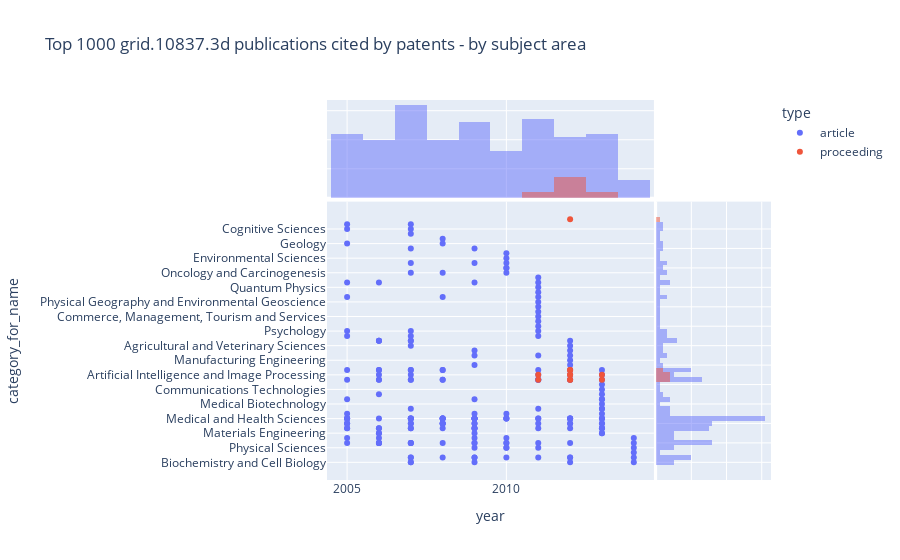

The cell this chart's notebook holds for it:
### Code cell
px.scatter(pubs_categories_cited, x="year", y="category_for_name", color="type", 
           hover_name="title", 
           hover_data=["doi", "year", "journal.title"],
           height=800,
           marginal_x="histogram", marginal_y="histogram", 
           title=f"Top {THRESHOLD_PUBS} {GRIDID} publications cited by patents - by subject area")

### Figure 1 — Plotly figure (JSON) as saved in the notebook; plotly's stock layout.template omitted (floating-point values rounded to 4 significant figures; data arrays with more than 128 entries replaced by an {"elided": "..."} marker saying what was removed)
{"data": [{"customdata": {"elided": "212x3 mixed values"}, "hovertemplate": "<b>%{hovertext}</b><br><br>type=article<br>year=%{customdata[1]}<br>category_for_name=%{y}<br>doi=%{customdata[0]}<br>journal.title=%{customdata[2]}<extra></extra>", "hovertext": {"elided": "212 str values"}, "legendgroup": "article", "marker": {"color": "#636efa", "symbol": "circle"}, "mode": "markers", "name": "article", "showlegend": true, "type": "scatter", "x": {"elided": "212 int values"}, "xaxis": "x", "y": {"elided": "212 str values"}, "yaxis": "y"}, {"alignmentgroup": "True", "bingroup": "x", "hovertemplate": "type=article<br>year=%{x}<br>count=%{y}<extra></extra>", "legendgroup": "article", "marker": {"color": "#636efa"}, "name": "article", "offsetgroup": "article", "opacity": 0.5, "showlegend": false, "type": "histogram", "x": {"elided": "212 int values"}, "xaxis": "x3", "yaxis": "y3"}, {"alignmentgroup": "True", "bingroup": "y", "hovertemplate": "type=article<br>category_for_name=%{y}<br>count=%{x}<extra></extra>", "legendgroup": "article", "marker": {"color": "#636efa"}, "name": "article", "offsetgroup": "article", "opacity": 0.5, "showlegend": false, "type": "histogram", "xaxis": "x2", "y": {"elided": "212 str values"}, "yaxis": "y2"}, {"customdata": [["10.1145/2429069.2429119", 2013, "ACM SIGPLAN Notices"], ["10.1145/2429069.2429119", 2013, "ACM SIGPLAN Notices"], ["10.1109/icws.2012.16", 2012, null], ["10.1109/icws.2012.16", 2012, null], ["10.1109/icws.2012.16", 2012, null], ["10.1109/icws.2012.16", 2012, null], ["10.1145/2396761.2398433", 2012, null], ["10.1145/2396761.2398433", 2012, null], ["10.1145/2396761.2398433", 2012, null], ["10.1145/1978942.1979436", 2011, null], ["10.1145/1978942.1979436", 2011, null]], "hovertemplate": "<b>%{hovertext}</b><br><br>type=proceeding<br>year=%{customdata[1]}<br>category_for_name=%{y}<br>doi=%{customdata[0]}<br>journal.title=%{customdata[2]}<extra></extra>", "hovertext": ["A model-learner pattern for bayesian reasoning", "A model-learner pattern for bayesian reasoning", "Linked Context: A Linked Data Approach to Personalised Service Provisioning", "Linked Context: A Linked Data Approach to Personalised Service Provisioning", "Linked Context: A Linked Data Approach to Personalised Service Provisioning", "Linked Context: A Linked Data Approach to Personalised Service Provisioning", "Improving bag-of-visual-words model with spatial-temporal correlation for video retrieval", "Improving bag-of-visual-words model with spatial-temporal correlation for video retrieval", "Improving bag-of-visual-words model with spatial-temporal correlation for video retrieval", "Exploring the potential for touchless interaction in image-guided interventional radiology", "Exploring the potential for touchless interaction in image-guided interventional radiology"], "legendgroup": "proceeding", "marker": {"color": "#EF553B", "symbol": "circle"}, "mode": "markers", "name": "proceeding", "showlegend": true, "type": "scatter", "x": [2013, 2013, 2012, 2012, 2012, 2012, 2012, 2012, 2012, 2011, 2011], "xaxis": "x", "y": [" Information and Computing Sciences", " Artificial Intelligence and Image Processing", " Information and Computing Sciences", " Artificial Intelligence and Image Processing", " Computer Software", " Information Systems", " Information and Computing Sciences", " Artificial Intelligence and Image Processing", " Information Systems", " Information and Computing Sciences", " Artificial Intelligence and Image Processing"], "yaxis": "y"}, {"alignmentgroup": "True", "bingroup": "x", "hovertemplate": "type=proceeding<br>year=%{x}<br>count=%{y}<extra></extra>", "legendgroup": "proceeding", "marker": {"color": "#EF553B"}, "name": "proceeding", "offsetgroup": "proceeding", "opacity": 0.5, "showlegend": false, "type": "histogram", "x": [2013, 2013, 2012, 2012, 2012, 2012, 2012, 2012, 2012, 2011, 2011], "xaxis": "x3", "yaxis": "y3"}, {"alignmentgroup": "True", "bingroup": "y", "hovertemplate": "type=proceeding<br>category_for_name=%{y}<br>count=%{x}<extra></extra>", "legendgroup": "proceeding", "marker": {"color": "#EF553B"}, "name": "proceeding", "offsetgroup": "proceeding", "opacity": 0.5, "showlegend": false, "type": "histogram", "xaxis": "x2", "y": [" Information and Computing Sciences", " Artificial Intelligence and Image Processing", " Information and Computing Sciences", " Artificial Intelligence and Image Processing", " Computer Software", " Information Systems", " Information and Computing Sciences", " Artificial Intelligence and Image Processing", " Information Systems", " Information and Computing Sciences", " Artificial Intelligence and Image Processing"], "yaxis": "y2"}], "layout": {"autosize": true, "barmode": "overlay", "legend": {"title": {"text": "type"}, "tracegroupgap": 0}, "title": {"text": "Top 1000 grid.10837.3d publications cited by patents - by subject area"}, "xaxis": {"anchor": "y", "autorange": true, "domain": [0, 0.7363], "range": [2004.0, 2015.0], "title": {"text": "year"}, "type": "linear"}, "xaxis2": {"anchor": "y2", "autorange": true, "domain": [0.7413, 1], "matches": "x2", "range": [0, 32.63], "showgrid": true, "showline": false, "showticklabels": false, "ticks": ""}, "xaxis3": {"anchor": "y3", "autorange": true, "domain": [0, 0.7363], "matches": "x", "range": [2004.0, 2015.0], "showgrid": true, "showticklabels": false, "type": "linear"}, "xaxis4": {"anchor": "y4", "domain": [0.7413, 1], "matches": "x2", "showgrid": true, "showline": false, "showticklabels": false, "ticks": ""}, "yaxis": {"anchor": "x", "autorange": true, "domain": [0, 0.7326], "range": [-3.297, 53.3], "title": {"text": "category_for_name"}, "type": "category"}, "yaxis2": {"anchor": "x2", "autorange": true, "domain": [0, 0.7326], "matches": "y", "range": [-3.297, 53.3], "showgrid": true, "showticklabels": false, "type": "category"}, "yaxis3": {"anchor": "x3", "autorange": true, "domain": [0.7426, 1], "matches": "y3", "range": [0, 33.68], "showgrid": true, "showline": false, "showticklabels": false, "ticks": ""}, "yaxis4": {"anchor": "x4", "domain": [0.7426, 1], "matches": "y3", "showgrid": true, "showline": false, "showticklabels": false, "ticks": ""}}}
